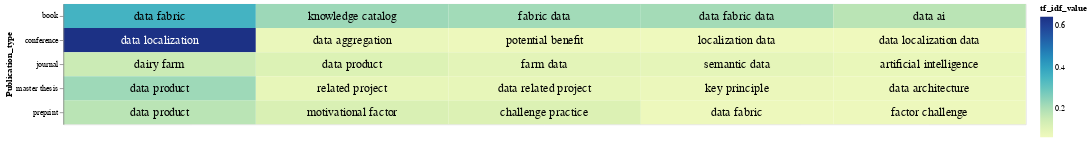

The notebook cell this image was saved under:
### Code cell
# Select the top terms for each PDF
top_terms_df_publication_type = result_df_tfidf_publication_type.groupby('Publication_type').head(5)

# Add a small random value to 'idf_value' for better visualization
top_terms_df_publication_type['tf_idf_value'] = top_terms_df_publication_type['tf_idf_value'] + np.random.rand(top_terms_df_publication_type.shape[0]) * 0.0001

# Create a base chart
base = alt.Chart(top_terms_df_publication_type).encode(
    x=alt.X('rank:O', axis=None),  # Use rank for x-axis
    y='Publication_type:N',
    color=alt.Color('tf_idf_value:Q', scale=alt.Scale(scheme='viridis')),
    text='top_word:N'  # Corrected column name to 'topic_word'
).transform_window(
    rank="rank()",
    sort=[alt.SortField("tf_idf_value", order="descending")],
    groupby=["Publication_type"]
)

# Create a heatmap
heatmap = base.mark_rect().encode(
    color='tf_idf_value:Q',
)

# Create text labels with conditional color
text = base.mark_text(baseline='middle',fontWeight='normal',fontSize=15).encode(
    text='top_word:N',
    color=alt.condition(alt.datum.tf_idf_value >= 0.4, alt.value('white'), alt.value('black'))
)

# Display the heatmap and text labels
chart_publication_type = (heatmap + text).properties(width=1200, height=150)
chart_publication_type

### Figure 1 — Vega-Lite specification as saved in the notebook (floating-point values rounded to 4 significant figures)
{"config": {"view": {"continuousWidth": 300, "continuousHeight": 300}}, "layer": [{"mark": {"type": "rect"}, "encoding": {"color": {"field": "tf_idf_value", "type": "quantitative"}, "text": {"field": "top_word", "type": "nominal"}, "x": {"axis": null, "field": "rank", "type": "ordinal"}, "y": {"field": "Publication_type", "type": "nominal"}}, "transform": [{"window": [{"op": "rank", "field": "", "as": "rank"}], "groupby": ["Publication_type"], "sort": [{"field": "tf_idf_value", "order": "descending"}]}]}, {"mark": {"type": "text", "baseline": "middle", "fontSize": 15, "fontWeight": "normal"}, "encoding": {"color": {"condition": {"test": "(datum.tf_idf_value >= 0.4)", "value": "white"}, "value": "black"}, "text": {"field": "top_word", "type": "nominal"}, "x": {"axis": null, "field": "rank", "type": "ordinal"}, "y": {"field": "Publication_type", "type": "nominal"}}, "transform": [{"window": [{"op": "rank", "field": "", "as": "rank"}], "groupby": ["Publication_type"], "sort": [{"field": "tf_idf_value", "order": "descending"}]}]}], "data": {"name": "data-2d3285d732396d77728eec44227d0bb6"}, "height": 150, "width": 1200, "$schema": "https://vega.github.io/schema/vega-lite/v5.17.0.json", "datasets": {"data-2d3285d732396d77728eec44227d0bb6": [{"Publication_type": "conference", "top_word": "data localization", "tf_idf_value": 0.6429}, {"Publication_type": "conference", "top_word": "data aggregation", "tf_idf_value": 0.07736}, {"Publication_type": "conference", "top_word": "potential benefit", "tf_idf_value": 0.06893}, {"Publication_type": "conference", "top_word": "localization data", "tf_idf_value": 0.06561}, {"Publication_type": "conference", "top_word": "data localization data", "tf_idf_value": 0.06307}, {"Publication_type": "book", "top_word": "data fabric", "tf_idf_value": 0.3556}, {"Publication_type": "book", "top_word": "knowledge catalog", "tf_idf_value": 0.2248}, {"Publication_type": "book", "top_word": "fabric data", "tf_idf_value": 0.2171}, {"Publication_type": "book", "top_word": "data fabric data", "tf_idf_value": 0.2148}, {"Publication_type": "book", "top_word": "data ai", "tf_idf_value": 0.183}, {"Publication_type": "journal", "top_word": "dairy farm", "tf_idf_value": 0.1524}, {"Publication_type": "journal", "top_word": "data product", "tf_idf_value": 0.1167}, {"Publication_type": "journal", "top_word": "farm data", "tf_idf_value": 0.0971}, {"Publication_type": "journal", "top_word": "semantic data", "tf_idf_value": 0.09067}, {"Publication_type": "journal", "top_word": "artificial intelligence", "tf_idf_value": 0.081}, {"Publication_type": "preprint", "top_word": "data product", "tf_idf_value": 0.1831}, {"Publication_type": "preprint", "top_word": "motivational factor", "tf_idf_value": 0.1242}, {"Publication_type": "preprint", "top_word": "challenge practice", "tf_idf_value": 0.1192}, {"Publication_type": "preprint", "top_word": "data fabric", "tf_idf_value": 0.06924}, {"Publication_type": "preprint", "top_word": "factor challenge", "tf_idf_value": 0.06791}, {"Publication_type": "master thesis", "top_word": "data product", "tf_idf_value": 0.2234}, {"Publication_type": "master thesis", "top_word": "related project", "tf_idf_value": 0.08719}, {"Publication_type": "master thesis", "top_word": "data related project", "tf_idf_value": 0.08714}, {"Publication_type": "master thesis", "top_word": "key principle", "tf_idf_value": 0.07473}, {"Publication_type": "master thesis", "top_word": "data architecture", "tf_idf_value": 0.072}]}}
